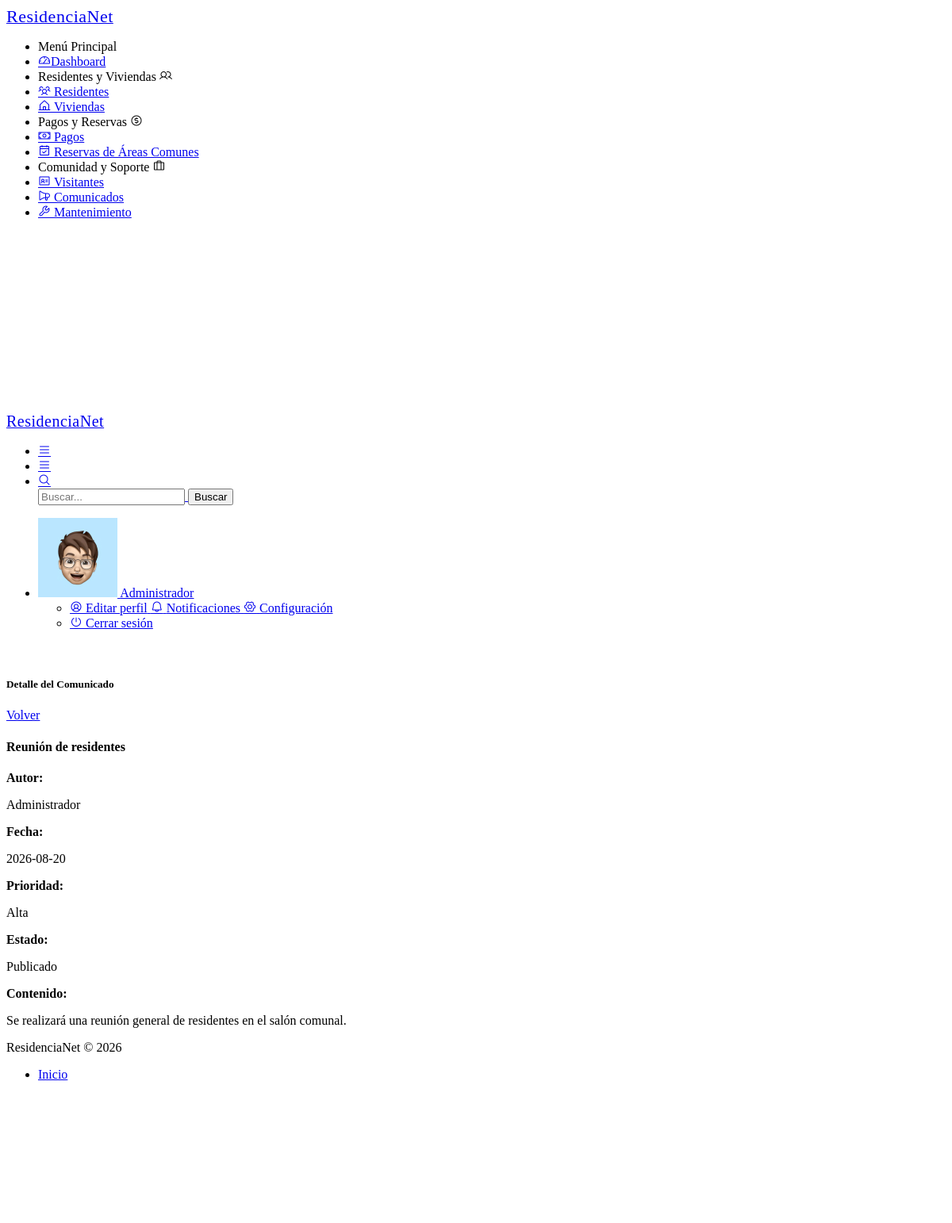
Screenshot of /comunicado/show/2 (signed in) with the database file from the repository.
### tables this page shows
CREATE TABLE IF NOT EXISTS comunicados (
    id INT AUTO_INCREMENT PRIMARY KEY,
    titulo VARCHAR(150) NOT NULL,
    contenido TEXT NOT NULL,
    prioridad ENUM('Baja', 'Media', 'Alta') DEFAULT 'Media',
    fecha DATE NOT NULL,
    autor VARCHAR(100) DEFAULT 'Administrador',
    estado ENUM('Publicado', 'Borrador') DEFAULT 'Publicado',
    created_at TIMESTAMP DEFAULT CURRENT_TIMESTAMP
);

### app/core/app.php (called while the page is built, shortened)
<?php
class App {
    protected $method = 'index';
    public function __construct() {
        $url = $this->parseUrl();
        if (isset($url[0]) && file_exists('../app/controllers/' . ucfirst($url[0]) . 'Controller.php')) {
            unset($url[0]);
        }
        $this->controller = new $this->controller;
        if (isset($url[1])) {
            if (method_exists($this->controller, $url[1])) {
                $this->method = $url[1];
                unset($url[1]);
            }
        }
        $this->params = $url ? array_values($url) : [];
        call_user_func_array([$this->controller, $this->method], $this->params);
    }
    public function parseUrl() {
        if (isset($_GET['url'])) {
            return explode('/', filter_var(rtrim($_GET['url'], '/'), FILTER_SANITIZE_URL));
        }
        return [];
    }
}

### public/index.php (called while the page is built, shortened)
<?php
require_once '../app/core/app.php';
require_once '../app/core/controller.php';
$app = new App();

### app/models/Comunicado.php (called while the page is built, shortened)
<?php
require_once '../app/config/database.php';
class Comunicado {
    private $db;
    public function __construct() {
        $this->db = Database::getInstance()->getConnection();
    }
    public function getById($id) {
        $query = "SELECT * FROM comunicados WHERE id = ?";
        $stmt = $this->db->prepare($query);
        $stmt->bind_param("i", $id);
        $stmt->execute();
        $result = $stmt->get_result();
        return $result->fetch_assoc();
    }
}

### app/config/database.php (called while the page is built, shortened)
<?php
class Database {
    private static $instance = null;
    private $conn;
    private function __construct() {
        try {
            $this->conn = new mysqli(DB_HOST, DB_USER, DB_PASS, DB_NAME);
            $this->conn->set_charset("utf8");
        } catch (mysqli_sql_exception $e) {
            die("Error de conexión a la base de datos. Verifica que MySQL esté encendido y la base '" . DB_NAME . "' exista. Detalle: " . $e->getMessage());
        }
    }
    public static function getInstance() {
        if (!self::$instance) {
            self::$instance = new Database();
        }
        return self::$instance;
    }
    public function getConnection() {
        return $this->conn;
    }
}

### app/views/comunicados/show.php (the view, shortened to what this page needs)
<?php
include '../app/views/layouts/header.php';
include '../app/views/layouts/sidebar.php';
include '../app/views/layouts/topbar.php';
$comunicado = $data['comunicado'];
?>
<div class="pc-container">
    <div class="pc-content">
        <div class="row">
            <div class="col-lg-8 mx-auto">
                <div class="card">
                    <div class="card-header d-flex justify-content-between align-items-center">
                        <h5 class="mb-0">Detalle del Comunicado</h5>
                        <a href="<?= BASE_URL ?>/comunicado/index" class="btn btn-secondary">
                            Volver
                        </a>
                    </div>
                    <div class="card-body">
                        <div class="mb-3">
                            <h4>
                                <?= htmlspecialchars($comunicado['titulo']) ?>
                            </h4>
                        </div>
                        <div class="row">
                            <div class="col-md-6 mb-3">
                                <strong>Autor:</strong>
                                <p>
                                    <?= htmlspecialchars($comunicado['autor']) ?>
                                </p>
                            </div>
                            <div class="col-md-6 mb-3">
                                <strong>Fecha:</strong>
                                <p>
                                    <?= htmlspecialchars($comunicado['fecha']) ?>
                                </p>
                            </div>
                            <div class="col-md-6 mb-3">
                                <strong>Prioridad:</strong>
                                <p>
                                    <?= htmlspecialchars($comunicado['prioridad']) ?>
                                </p>
                            </div>
                            <div class="col-md-6 mb-3">
                                <strong>Estado:</strong>
                                <p>
                                    <?= htmlspecialchars($comunicado['estado']) ?>
                                </p>
                            </div>
                            <div class="col-12 mb-3">
                                <strong>Contenido:</strong>
                                <p>
                                    <?= nl2br(htmlspecialchars($comunicado['contenido'])) ?>
                                </p>
                            </div>
                        </div>
                    </div>
                </div>
            </div>
        </div>
    </div>
</div>
<?php
include '../app/views/layouts/footer.php';
include '../app/views/layouts/scripts.php';
?>

### rows the page displays
comunicados: titulo "Reunión de residentes", autor "Administrador", fecha "2026-08-20", prioridad "Alta", estado "Publicado", contenido "Se realizará una reunión general de residentes en el salón comunal."

### other values shown
$_SESSION['user_name'] "Administrador"
